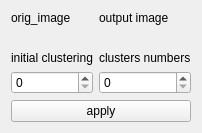
              <widget class="QWidget" name="agg">
               <attribute name="title">
                <string> agglmorative</string>
               </attribute>
               <layout class="QGridLayout" name="gridLayout_40">
                <item row="0" column="0">
                 <layout class="QVBoxLayout" name="verticalLayout_99" stretch="0">
                  <item>
                   <layout class="QHBoxLayout" name="horizontalLayout_113">
                    <item>
                     <layout class="QVBoxLayout" name="verticalLayout_100" stretch="0,1,0,0">
                      <item>
                       <widget class="QLabel" name="label_orig_agg">
                        <property name="text">
                         <string>orig_image</string>
                        </property>
                       </widget>
                      </item>
                      <item>
                       <widget class="QLabel" name="orig_img_agg">
                        <property name="text">
                         <string/>
                        </property>
                       </widget>
                      </item>
                      <item>
                       <widget class="QLabel" name="label_29">
                        <property name="sizePolicy">
                         <sizepolicy hsizetype="Fixed" vsizetype="Preferred">
                          <horstretch>0</horstretch>
                          <verstretch>0</verstretch>
                         </sizepolicy>
                        </property>
                        <property name="text">
                         <string>initial clustering</string>
                        </property>
                       </widget>
                      </item>
                      <item>
                       <widget class="QSpinBox" name="initial_clustering"/>
                      </item>
                     </layout>
                    </item>
                    <item>
                     <layout class="QVBoxLayout" name="verticalLayout_101">
                      <item>
                       <widget class="QLabel" name="label_out_agg">
                        <property name="sizePolicy">
                         <sizepolicy hsizetype="Preferred" vsizetype="Fixed">
                          <horstretch>0</horstretch>
                          <verstretch>0</verstretch>
                         </sizepolicy>
                        </property>
                        <property name="text">
                         <string>output image</string>
                        </property>
                       </widget>
                      </item>
                      <item>
                       <widget class="QLabel" name="out_img_agg">
                        <property name="text">
                         <string/>
                        </property>
                       </widget>
                      </item>
                      <item>
                       <widget class="QLabel" name="label_35">
                        <property name="sizePolicy">
                         <sizepolicy hsizetype="Fixed" vsizetype="Fixed">
                          <horstretch>0</horstretch>
                          <verstretch>0</verstretch>
                         </sizepolicy>
                        </property>
                        <property name="text">
                         <string>clusters numbers</string>
                        </property>
                       </widget>
                      </item>
                      <item>
                       <widget class="QSpinBox" name="clusteringnum"/>
                      </item>
                     </layout>
                    </item>
                   </layout>
                  </item>
                 </layout>
                </item>
                <item row="1" column="0">
                 <widget class="QPushButton" name="apply_agg">
                  <property name="text">
                   <string>apply</string>
                  </property>
                 </widget>
                </item>
               </layout>
              </widget>
